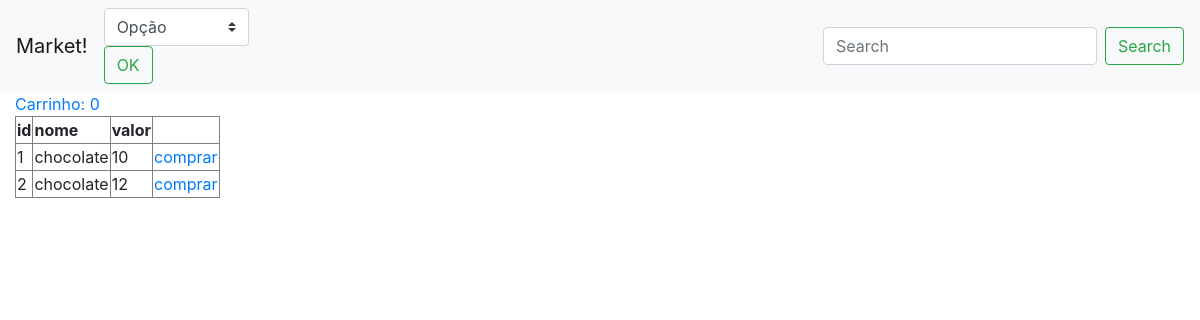
The page /stock/list/ on the database as committed earlier.
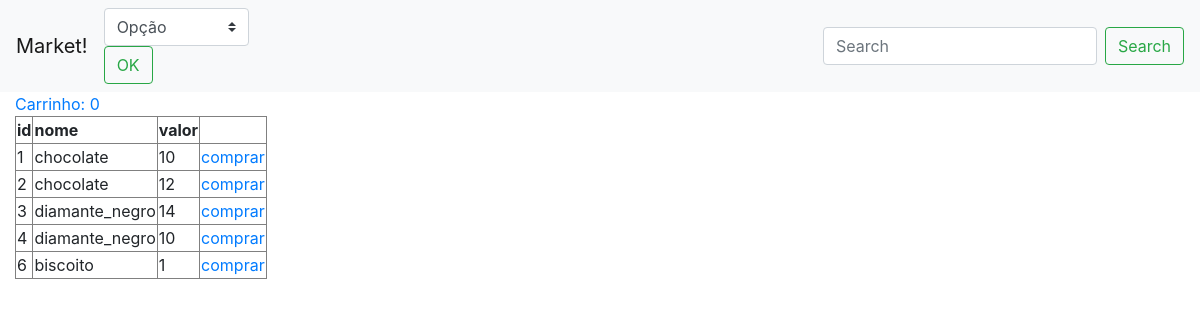
The same page on the database as committed later.
### stock/models.py (models this page shows)
class Product (models.Model):
     name= models.CharField(max_length = 50)
     price= models.CharField(max_length=20)

### stock/views.py (the view)
# urls.py: path('list/', views.product_list),
def product_list (request):
    if (request.method == 'POST'):
        pes = request.POST.get('pes')
        if (pes == "cres"):
            products=Product.objects.order_by('name')
            return render(request, 'list.html/', {'products':products})
        elif (pes == "decres"):
            products=Product.objects.order_by('-name')
            return render(request, 'list.html/', {'products':products})
        elif(pes == "maior"):
            products=Product.objects.order_by('-price')
            return render(request, 'list.html/', {'products':products})
        elif(pes == "menor"):
            products=Product.objects.order_by('price')
            return render(request, 'list.html/', {'products':products})
    else:
        products = Product.objects.all()
        return render(request, 'list.html/', {'products':products})

### stock/templates/list.html
{% extends 'base.html'%}
{% block conteudo %}
<table border="table">
  <tr>
    <th>id</th>
    <th>nome</th>
    <th>valor</th>
  </tr>
  {% for product in products %}
  <tr>
    <td>{{product.id}}</td>
    <td>{{product.name}}</td>
    <td>{{product.price}}</td>
    <td><a href="/stock/{{product.id}}/comprar/"> comprar </a></td>
  </tr>
  {% endfor %}
  <a href="/stock/show/">Carrinho: {{request.session.li | length}}</a>
</table>
{% endblock %}

### stock/templates/base.html (shortened to what this page needs)
{% load static %}
<!DOCTYPE html>
<html lang="en">
<head>
    <link rel="stylesheet" href="https://stackpath.bootstrapcdn.com/bootstrap/4.3.1/css/bootstrap.min.css"
>
</head>
<body>
 <nav class="navbar navbar-expand-lg navbar-light bg-light">
    <a class="navbar-brand" href="#">Market!</a>
    <div class="collapse navbar-collapse" id="navbarSupportedContent">
      <ul class="navbar-nav mr-auto">
        <li class="nav-item dropdown">
          <form action="/stock/list/" method="POST">
            <select name="pes" class="browser-default custom-select">
                <option selected>Opção</option>
            </select>
            <button class="btn btn-outline-success my-2 my-sm-0" type="submit">OK</button>
        </form>
        </li>
      </ul>
    </div>
    <form class="form-inline my-2 my-lg-0">
      <input class="form-control mr-sm-2" type="search" placeholder="Search" aria-label="Search">
      <button class="btn btn-outline-success my-2 my-sm-0" type="submit">Search</button>
    </form>
  </nav>
<div class="container-fluid">
  {% block conteudo %} {% endblock %}
</div>
</body>
</html>

Rows that differ between the two databases and show on the page:
added Product: id "3", name "diamante_negro", price "14"
added Product: id "4", name "diamante_negro", price "10"
added Product: id "6", name "biscoito", price "1"
